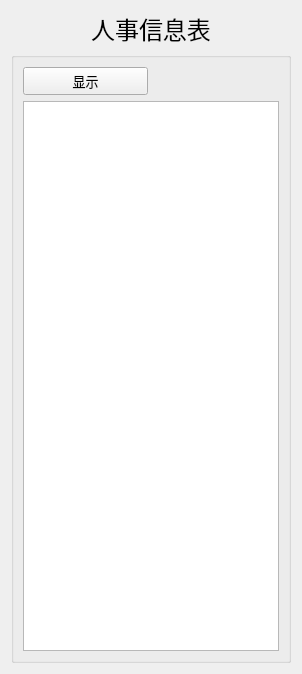
        <widget class="QWidget" name="tab_4">
         <attribute name="title">
          <string>人事信息表</string>
         </attribute>
         <layout class="QGridLayout" name="gridLayout_4">
          <item row="2" column="0">
           <widget class="QGroupBox" name="groupBox_2">
            <property name="title">
             <string/>
            </property>
            <layout class="QGridLayout" name="gridLayout_3">
             <item row="1" column="0" colspan="2">
              <widget class="QTableView" name="tableView">
               <property name="minimumSize">
                <size>
                 <width>0</width>
                 <height>550</height>
                </size>
               </property>
               <property name="font">
                <font>
                 <pointsize>12</pointsize>
                </font>
               </property>
              </widget>
             </item>
             <item row="0" column="0">
              <widget class="QPushButton" name="pushButton_5">
               <property name="maximumSize">
                <size>
                 <width>400</width>
                 <height>16777215</height>
                </size>
               </property>
               <property name="font">
                <font>
                 <family>Agency FB</family>
                 <pointsize>10</pointsize>
                 <weight>50</weight>
                 <bold>false</bold>
                </font>
               </property>
               <property name="text">
                <string>显示</string>
               </property>
              </widget>
             </item>
            </layout>
           </widget>
          </item>
          <item row="1" column="0">
           <widget class="QLabel" name="label_9">
            <property name="font">
             <font>
              <family>Arial</family>
              <pointsize>18</pointsize>
              <weight>50</weight>
              <bold>false</bold>
             </font>
            </property>
            <property name="text">
             <string>&lt;html&gt;&lt;head/&gt;&lt;body&gt;&lt;p align=&quot;center&quot;&gt;人事信息表&lt;/p&gt;&lt;/body&gt;&lt;/html&gt;</string>
            </property>
           </widget>
          </item>
         </layout>
        </widget>
